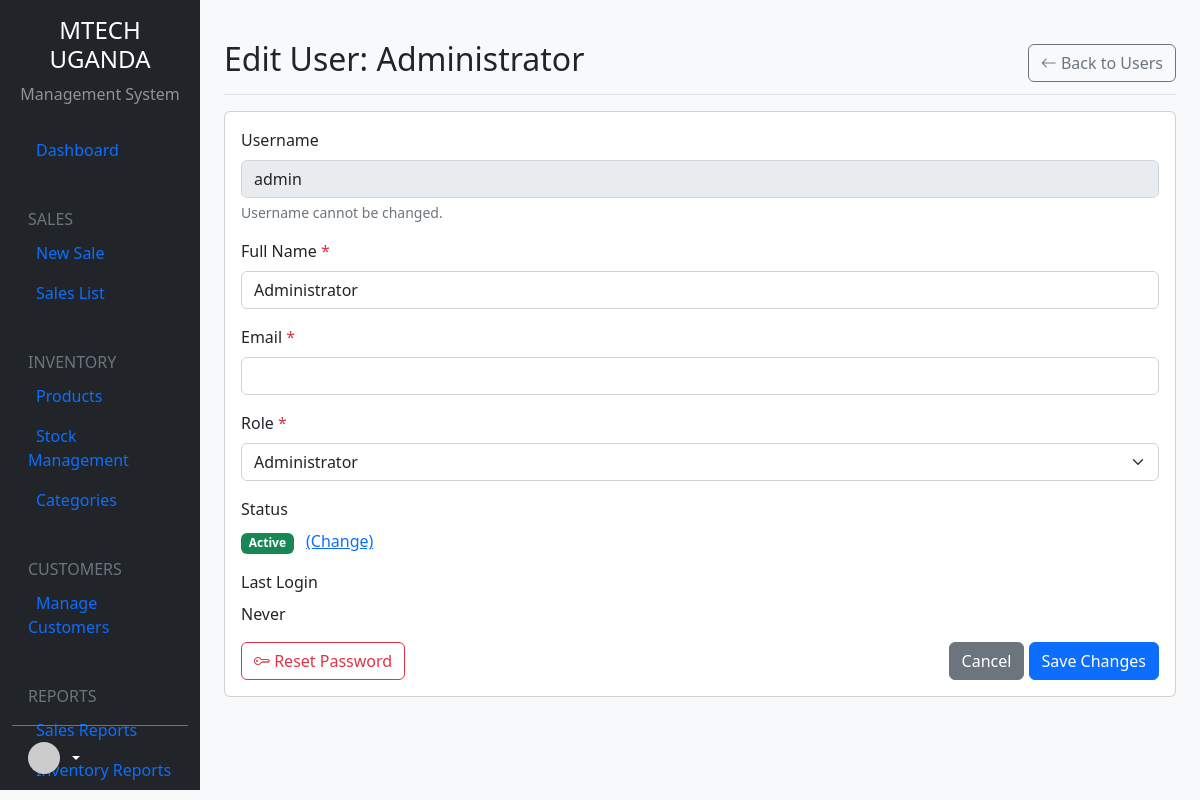
Screenshot of /management/edit_user.php?id=1 (signed in) with the database file from the repository.
### tables this page shows
CREATE TABLE IF NOT EXISTS users (
    id INT AUTO_INCREMENT PRIMARY KEY,
    username VARCHAR(50) NOT NULL UNIQUE,
    password VARCHAR(255) NOT NULL,
    name VARCHAR(100),
    email VARCHAR(100),
    role ENUM('admin', 'manager', 'cashier') NOT NULL DEFAULT 'cashier',
    active TINYINT(1) NOT NULL DEFAULT 1,
    created_at TIMESTAMP DEFAULT CURRENT_TIMESTAMP
);

### public/management/edit_user.php (the view, shortened to what this page needs)
<?php
$db = get_db_connection();
$userId = $_GET['id'] ?? 0;
$stmt = $db->prepare("SELECT * FROM users WHERE id = ?");
$stmt->execute([$userId]);
$user = $stmt->fetch(PDO::FETCH_ASSOC);
?>
<!DOCTYPE html>
<html lang="en">
<head>
    <link rel="stylesheet" href="https://cdn.jsdelivr.net/npm/bootstrap@5.2.3/dist/css/bootstrap.min.css">
    <link rel="stylesheet" href="https://cdn.jsdelivr.net/npm/bootstrap-icons@1.10.0/font/bootstrap-icons.css">
</head>
<body class="bg-light">
    <div class="container-fluid">
        <div class="row">
            <?php include __DIR__ . '/includes/sidebar.php'; ?>
            <main class="col-md-9 ms-sm-auto col-lg-10 px-md-4 py-4">
                <div class="d-flex justify-content-between flex-wrap flex-md-nowrap align-items-center pt-3 pb-2 mb-3 border-bottom">
                    <h1 class="h2">Edit User: <?= htmlspecialchars($user['name']) ?></h1>
                    <a href="security.php" class="btn btn-outline-secondary">
                        <i class="bi bi-arrow-left"></i> Back to Users
                    </a>
                </div>
                <div class="card">
                    <div class="card-body">
                        <form method="POST" id="editUserForm">
                            <div class="mb-3">
                                <label for="username" class="form-label">Username</label>
                                <input type="text" class="form-control" id="username" value="<?= htmlspecialchars($user['username']) ?>" disabled>
                                <div class="form-text">Username cannot be changed.</div>
                            </div>
                            <div class="mb-3">
                                <label for="name" class="form-label">Full Name <span class="text-danger">*</span></label>
                                <input type="text" class="form-control" id="name" name="name" value="<?= htmlspecialchars($user['name']) ?>" required>
                            </div>
                            <div class="mb-3">
                                <label for="email" class="form-label">Email <span class="text-danger">*</span></label>
                                <input type="email" class="form-control" id="email" name="email" value="<?= htmlspecialchars($user['email']) ?>" required>
                            </div>
                            <div class="mb-3">
                                <label for="role" class="form-label">Role <span class="text-danger">*</span></label>
                                <select class="form-select" id="role" name="role" required>
                                    <option value="admin" <?= $user['role'] === 'admin' ? 'selected' : '' ?>>Administrator</option>
                                </select>
                            </div>
                            <div class="mb-3">
                                <label class="form-label">Status</label>
                                <div>
                                    <span class="badge bg-<?= $user['active'] ? 'success' : 'danger' ?>">
                                        <?= $user['active'] ? 'Active' : 'Inactive' ?>
                                    </span>
                                    <a href="security.php?user_id=<?= $user['id'] ?>&status=<?= $user['active'] ? '0' : '1' ?>&update_status=1" class="ms-2">
                                        (Change)
                                    </a>
                                </div>
                            </div>
                            <div class="mb-3">
                                <label class="form-label">Last Login</label>
                                <div>
                                    <?= !empty($user['last_login']) ? date('M j, Y g:i A', strtotime($user['last_login'])) : 'Never' ?>
                                </div>
                            </div>
                            <div class="d-flex justify-content-between">
                                <button type="button" class="btn btn-outline-danger" data-bs-toggle="modal" data-bs-target="#resetPasswordModal">
                                    <i class="bi bi-key"></i> Reset Password
                                </button>
                                <div>
                                    <a href="security.php" class="btn btn-secondary">Cancel</a>
                                    <button type="submit" class="btn btn-primary">Save Changes</button>
                                </div>
                            </div>
                        </form>
                    </div>
                </div>
            </main>
        </div>
    </div>
</body>
</html>

### rows the page displays
users: name "Administrator", username "admin", role "Administrator"
